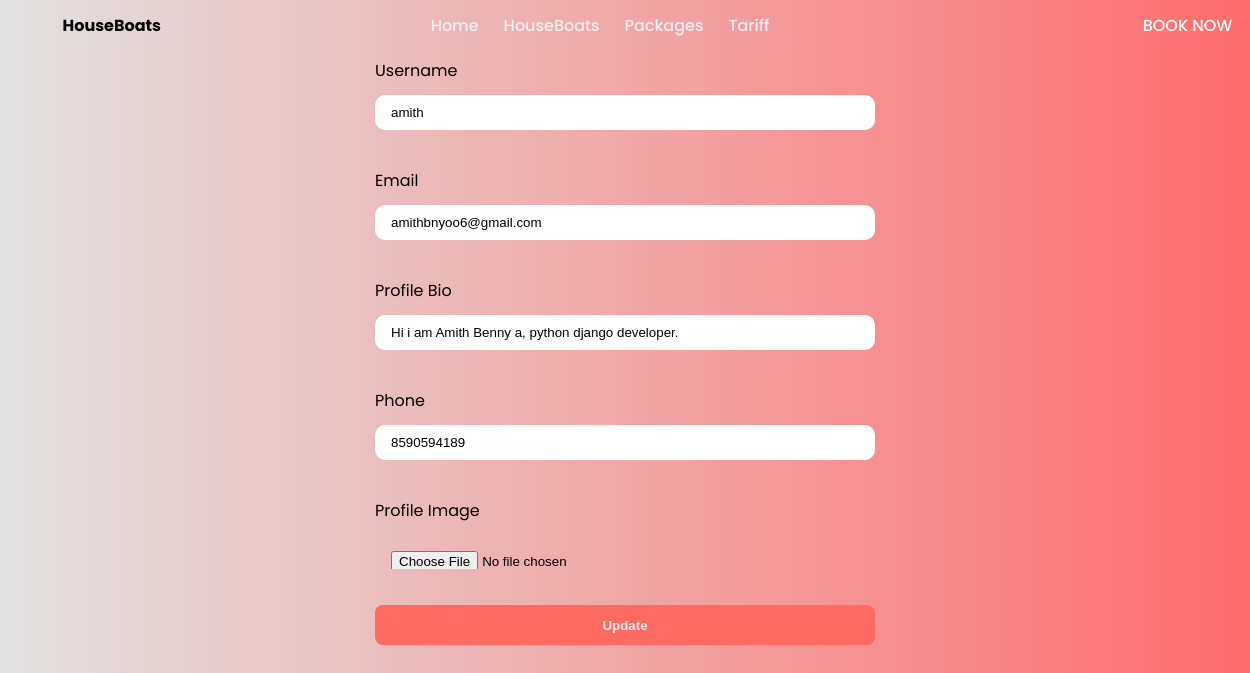
Before: /test/update6 with the older database file.
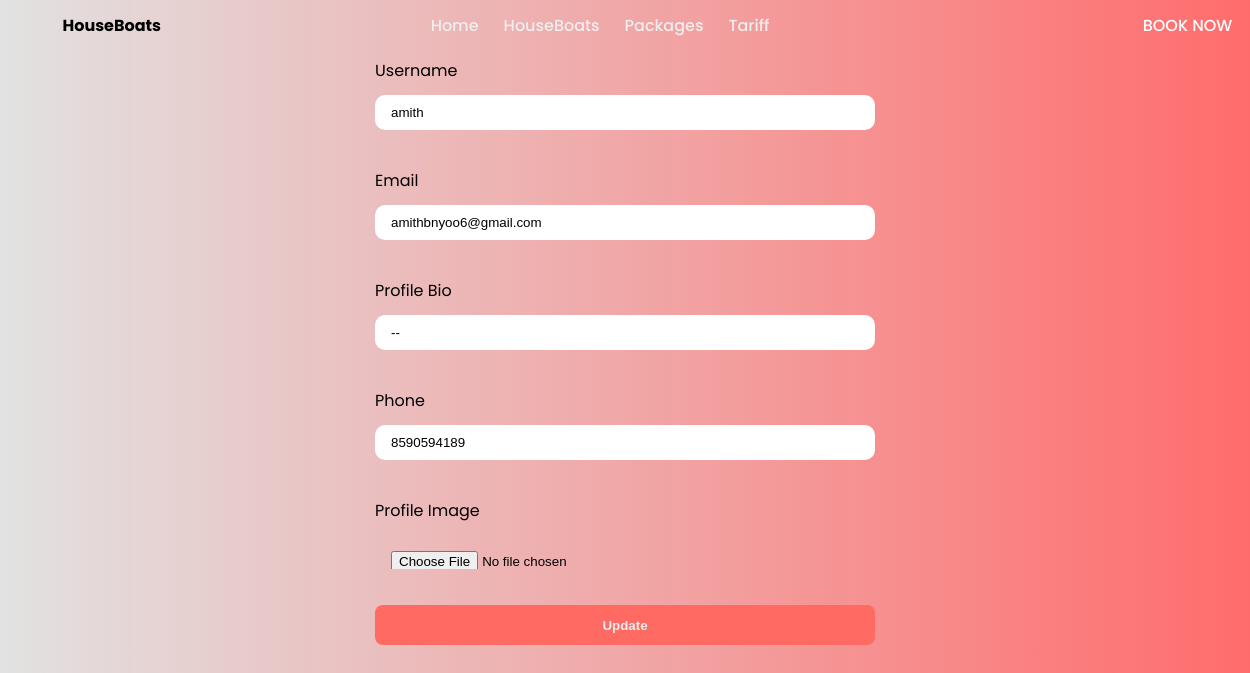
After: the same page with the newer database file.
### imagetst/models.py (models this page shows, shortened)
class Profile(models.Model):
    user = models.OneToOneField(User,on_delete=models.CASCADE,null=True)
    name = models.CharField(max_length=100,null=True)
    bio = models.TextField(null=True)
    email = models.EmailField(null=True)
    phone = models.IntegerField(null=True)
    profile_image = models.ImageField(null=True,upload_to='slide_img')

### imagetst/views.py (the view)
# urls.py: path('update<int:id>',views.updateProfile,name='update'),
def updateProfile(request,id):
    profile = Profile.objects.get(id=id)
    if request.method == 'POST':
        form = Update(request.POST,request.FILES, instance=profile)
        if form.is_valid():
            form.save()
            return redirect('profile')
    else:
        form = Update(instance=profile)
        return render(request,'update.html',{'form':form})

### imagetst/forms.py
class Update(forms.ModelForm):
    name = forms.CharField(widget=forms.TextInput(
        attrs = {
            'placeholder':'Enter Your Name',
            'class':'form-control'
        }
    ))
    email = forms.EmailField(widget=forms.EmailInput(
        attrs ={
            'placeholder':'Enter Your Name',
            'class':'form-control'
        }
    ))
    bio = forms.CharField(widget=forms.TextInput(
        attrs ={
            'placeholder':'Enter Your Bio',
            'class':'form-control'
        }
    ))
    phone = forms.IntegerField(widget=forms.NumberInput(
        attrs ={
            'placeholder':'Enter Your Phone',
            'class':'form-control'
        }
    ))
    profile_image = forms.ImageField(widget=forms.FileInput(
        attrs ={
            'placeholder':'Enter Your Bio',
            'class':'form-control'
        }
    ))
    class Meta:
        model = User
        fields = ['name','email','bio','phone','profile_image']

### template/update.html (shortened to what this page needs)
{% extends 'base.html' %}
{% block base %}
<body class="houseboat">
  <div class="con-5">
    <form class="frm" method="post" enctype='multipart/form-data'>
        <div class="con-2">
          <label class="form-label">Username</label>
          {{form.name}}
        </div>
        <div class="con-2">
          <label class="form-label">Email</label>
          {{form.email}}
        </div>
        <div class="con-2">
          <label class="form-label">Profile Bio</label>
          {{form.bio}}
        </div>
        <div class="con-2">
          <label class="form-label">Phone</label>
          {{form.phone}}
        </div>
        <div class="con-2">
            <label class="form-label">Profile Image</label>
            {{form.profile_image}}
        </div>
        <div class="log">
          <button type="submit" class="login ">Update</button>
        </div>
    </form>
  </div>
</body>
{% endblock %}

Changed rows visible on the page:
changed Profile "amith": bio "Hi i am Amith Benny a, python django developer." → "--"
